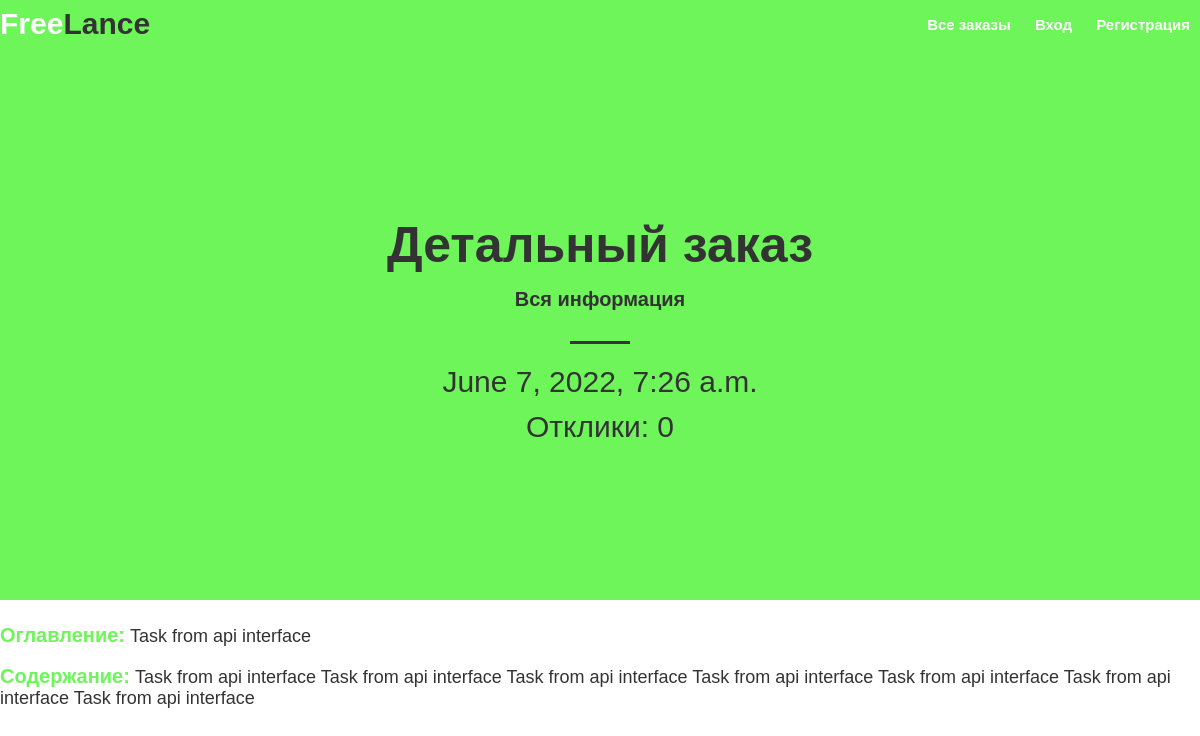
Page /detail-task-2/ on the committed database.
### tasks/models.py (models this page shows, shortened)
class Task(models.Model):
	intro = models.CharField(max_length=255)
	description = RichTextField(blank=True, null=True)
	created = models.DateTimeField(auto_now_add=True)
	user = models.ForeignKey(User, on_delete=models.CASCADE, blank=True, null=True)
	taks_topic = models.ManyToManyField(Topic, blank=True)
	responsible_people_count = models.PositiveIntegerField(default=0)
	slug = models.SlugField(blank=True, null=True)
	freelancer = models.ForeignKey(User, on_delete=models.CASCADE, blank=True, null=True, related_name='my_order')
	finished_status = models.BooleanField(default=False)
	likes_count = models.PositiveIntegerField(default=0)

### tasks/views.py (the view)
# urls.py: path('detail-task-<int:task_id>/', detail, name='detail'),
def detail(request, task_id):
	task = get_object_or_404(Task, pk=task_id)
	context = {
		'task': task
	}
	return render(request, 'detail.html', context)

### templates/detail.html (shortened to what this page needs)
{% extends 'base.html' %}
{% block intro_title %}Детальный заказ{% endblock intro_title %}
{% block intro_subtitle %}Вся информация{% endblock intro_subtitle %}
{% block btns %}
    <div class="task_info">
        <div class="task_date"><p>{{task.created}}</p></div>
        <div class="task-response-count"><p>Отклики: {{task.responsible_people_count}}</p></div>
    </div>
{% endblock btns %}
{% block main_inner %}
    <div class="container">
            <div class="main__inner">
                <div class="task__main_info">
                    <div class="task_title"><p> <span>Оглавление:</span> {{task.intro}}</p></div>
                    <div class="task_description"><p> <span>Содержание:</span> {{task.description|safe}} </p></div>
                </div>
            </div>
        </div>
{% endblock main_inner %}

### tasks/static/style.css (style rules this page uses)
body { font-family: Arial, "Helvetica Neue", Helvetica, sans-serif; font-size: 15px; color: #333; }
.container { width: 100%; max-width: 1200px; margin: 0 auto; }
.task_list__card a, p { color: #333; text-decoration: none; }
.task_info { font-size: 30px; line-height: 0.5; }
.task__main_info span { color: #6DF55A; font-weight: bold; font-size: 20px; }
.task__main_info { font-size: 18px; }

### rows in the picture
Task: created "June 7, 2022, 7:26 a.m.", responsible_people_count "0", intro "Task from api interface", description "Task from api interface Task from api interface Task from api interface Task from api interface Task from api interface Task from api interface Task from api interface"
